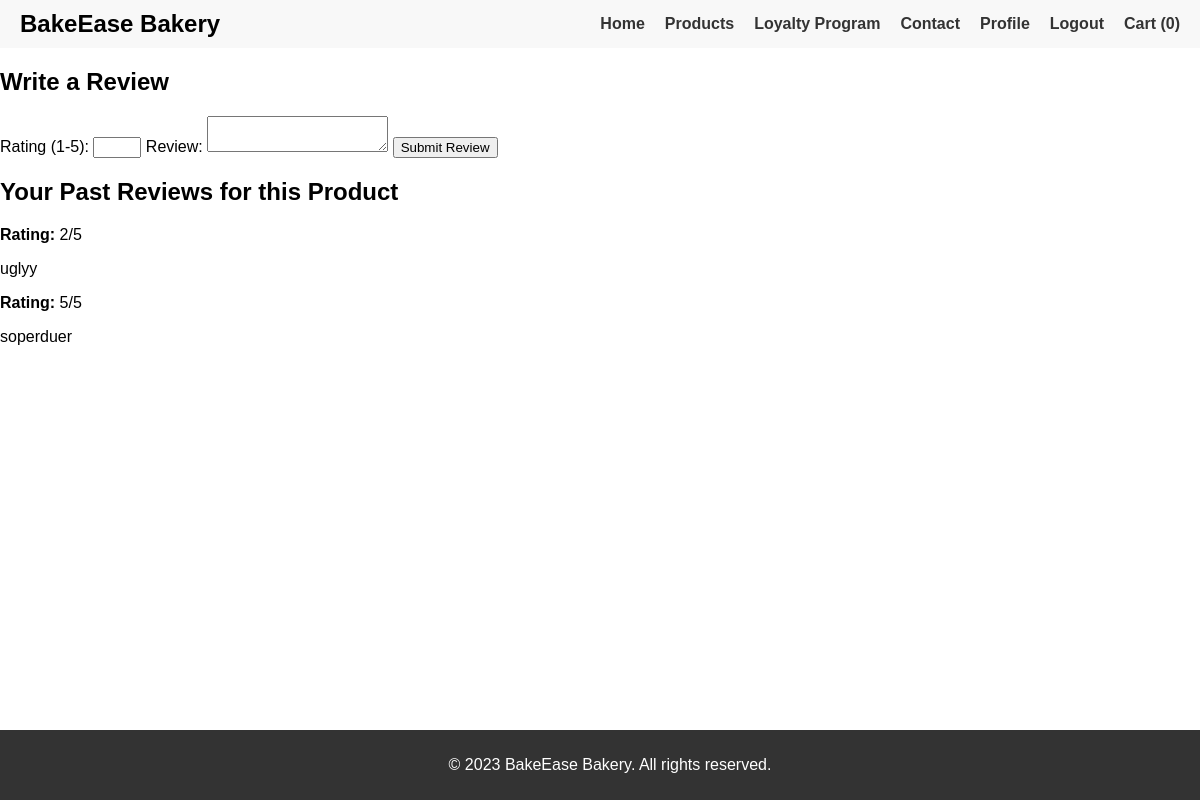
/reviews.php?product_id=1 (signed in), run on the app's committed database.
### tables this page shows
CREATE TABLE `reviews` (
  `id` int(11) NOT NULL,
  `user_id` int(11) NOT NULL,
  `product_id` int(11) NOT NULL,
  `rating` int(11) NOT NULL,
  `review` text NOT NULL
);

### reviews.php (the view, shortened to what this page needs)
<?php
include 'db.php';
$user_id = $_SESSION['user_id'];
if (isset($_GET['product_id'])) {
    $product_id = $_GET['product_id'];
} else {
    header("Location: products.php");
    exit();
}
?>
<!DOCTYPE html>
<html lang="en">
<head>
    <link rel="stylesheet" href="styles.css">
</head>
<body>
    <header>
        <div class="logo">
            <h1>BakeEase Bakery</h1>
        </div>
        <nav>
    <ul>
        <li><a href="index.php">Home</a></li>
        <li><a href="products.php">Products</a></li>
        <li><a href="loyalty.php">Loyalty Program</a></li>
        <li><a href="contact.php">Contact</a></li>
        <?php
        if (isset($_SESSION['user_id'])) {
            echo '<li><a href="profile.php">Profile</a></li>';
            echo '<li><a href="logout.php">Logout</a></li>';
        } else {
            echo '<li><a href="login.php">Login</a></li>';
            echo '<li><a href="register.php">Register</a></li>';
        }
        ?>
        <li><a href="cart.php">Cart (<?php echo count($_SESSION['cart']); ?>)</a></li>
    </ul>
</nav>
    </header>
    <section class="reviews">
        <h2>Write a Review</h2>
        <form method="post" action="<?php echo htmlspecialchars($_SERVER["PHP_SELF"]); ?>">
            <label for="rating">Rating (1-5):</label>
            <input type="number" id="rating" name="rating" min="1" max="5" required>
            <label for="review">Review:</label>
            <textarea id="review" name="review" required></textarea>
            <button type="submit" name="submit_review" class="btn">Submit Review</button>
        </form>
        <h2>Your Past Reviews for this Product</h2>
        <?php
        $sql = "SELECT * FROM reviews WHERE user_id='$user_id' AND product_id='$product_id'";
        $result = $conn->query($sql);
        if ($result->num_rows > 0) {
            while ($row = $result->fetch_assoc()) {
                echo "<div class='review'>";
                echo "<p><strong>Rating:</strong> " . $row['rating'] . "/5</p>";
                echo "<p>" . $row['review'] . "</p>";
                echo "</div>";
            }
        } else {
            echo "<p>You haven't submitted any reviews for this product yet.</p>";
        }
        ?>
    </section>
    <footer>
        <p>© 2023 BakeEase Bakery. All rights reserved.</p>
    </footer>
</body>
</html>

### styles.css (style rules this page uses)
body { font-family: Arial, sans-serif; margin: 0; padding: 0; box-sizing: border-box; }
header { background-color: #f8f8f8; padding: 10px 20px; display: flex; justify-content: space-between; align-items: center; }
header .logo h1 { margin: 0; font-size: 24px; }
nav ul { list-style: none; margin: 0; padding: 0; display: flex; }
nav ul li { margin-left: 20px; }
nav ul li a { text-decoration: none; color: #333; font-weight: bold; }
footer { background-color: #333; color: white; text-align: center; padding: 10px; position: fixed; width: 100%; bottom: 0; }

### data on the page
reviews: rating "2", review "uglyy"
reviews: rating "5", review "soperduer"

### other printed values
count($_SESSION['cart']) "0"
